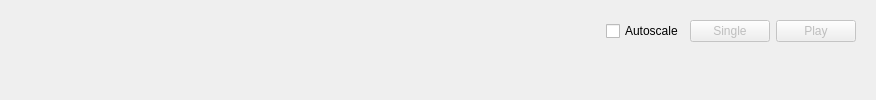
     <widget class="QWidget" name="brightfieldImage" native="true">
      <layout class="QVBoxLayout" name="verticalLayout_4">
       <item>
        <widget class="QWidget" name="cameraControl_brightfield" native="true">
         <property name="enabled">
          <bool>true</bool>
         </property>
         <property name="minimumSize">
          <size>
           <width>0</width>
           <height>40</height>
          </size>
         </property>
         <layout class="QHBoxLayout" name="horizontalLayout_8">
          <item>
           <spacer name="horizontalSpacer_brightfield">
            <property name="orientation">
             <enum>Qt::Horizontal</enum>
            </property>
            <property name="sizeHint" stdset="0">
             <size>
              <width>586</width>
              <height>20</height>
             </size>
            </property>
           </spacer>
          </item>
          <item>
           <widget class="QCheckBox" name="autoscalePlot_brightfield">
            <property name="text">
             <string>Autoscale</string>
            </property>
           </widget>
          </item>
          <item>
           <widget class="QPushButton" name="camera_singleShot_brightfield">
            <property name="enabled">
             <bool>false</bool>
            </property>
            <property name="text">
             <string>Single</string>
            </property>
           </widget>
          </item>
          <item>
           <widget class="QPushButton" name="camera_playPause_brightfield">
            <property name="enabled">
             <bool>false</bool>
            </property>
            <property name="text">
             <string>Play</string>
            </property>
           </widget>
          </item>
         </layout>
        </widget>
       </item>
       <item>
        <widget class="QCustomPlot" name="customplot_brightfield" native="true">
         <property name="sizePolicy">
          <sizepolicy hsizetype="Expanding" vsizetype="Expanding">
           <horstretch>0</horstretch>
           <verstretch>0</verstretch>
          </sizepolicy>
         </property>
        </widget>
       </item>
      </layout>
     </widget>
